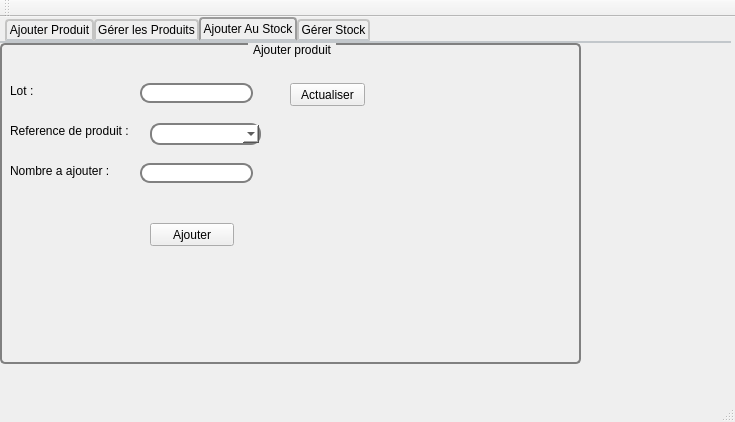
<?xml version="1.0" encoding="UTF-8"?>
<ui version="4.0">
 <class>MainWindow</class>
 <widget class="QMainWindow" name="MainWindow">
  <property name="geometry">
   <rect>
    <x>0</x>
    <y>0</y>
    <width>735</width>
    <height>422</height>
   </rect>
  </property>
  <property name="windowTitle">
   <string>Gestion des Produits</string>
  </property>
  <property name="styleSheet">
   <string notr="true"> QMenu {
     background-color: blue;
     margin: 2px; /* some spacing around the menu */
 }
 
 QMenu::item {
     padding: 2px 25px 2px 20px;
     border: 1px solid transparent; /* reserve space for selection border */
 }
 
 QMenu::item:selected {
     border-color: darkblue;
     background: rgba(100, 100, 100, 150);
 }
 
 QMenu::icon:checked { /* appearance of a 'checked' icon */
     background: gray;
     border: 1px inset gray;
     position: absolute;
     top: 1px;
     right: 1px;
     bottom: 1px;
     left: 1px;
 }
 
 QMenu::separator {
     height: 2px;
     background: lightblue;
     margin-left: 10px;
     margin-right: 5px;
 }
 
 QMenu::indicator {
     width: 13px;
     height: 13px;
 }
 
 /* non-exclusive indicator = check box style indicator (see QActionGroup::setExclusive) */
 QMenu::indicator:non-exclusive:unchecked {
     image: url(:/images/checkbox_unchecked.png);
 }
 
 QMenu::indicator:non-exclusive:unchecked:selected {
     image: url(:/images/checkbox_unchecked_hover.png);
 }
 
 QMenu::indicator:non-exclusive:checked {
     image: url(:/images/checkbox_checked.png);
 }
 
 QMenu::indicator:non-exclusive:checked:selected {
     image: url(:/images/checkbox_checked_hover.png);
 }
 
 /* exclusive indicator = radio button style indicator (see QActionGroup::setExclusive) */
 QMenu::indicator:exclusive:unchecked {
     image: url(:/images/radiobutton_unchecked.png);
 }
 
 QMenu::indicator:exclusive:unchecked:selected {
     image: url(:/images/radiobutton_unchecked_hover.png);
 }
 
 QMenu::indicator:exclusive:checked {
     image: url(:/images/radiobutton_checked.png);
 }
 
 QMenu::indicator:exclusive:checked:selected {
     image: url(:/images/radiobutton_checked_hover.png);
 }</string>
  </property>
  <widget class="QWidget" name="centralWidget">
   <widget class="QTabWidget" name="tabWidget">
    <property name="enabled">
     <bool>true</bool>
    </property>
    <property name="geometry">
     <rect>
      <x>0</x>
      <y>0</y>
      <width>731</width>
      <height>371</height>
     </rect>
    </property>
    <property name="styleSheet">
     <string notr="true"> QTabWidget::pane { /* The tab widget frame */
     border-top: 2px solid #C2C7CB;
 }
 
 QTabWidget::tab-bar {
     left: 5px; /* move to the right by 5px */
 }
 
 /* Style the tab using the tab sub-control. Note that
     it reads QTabBar _not_ QTabWidget */
 QTabBar::tab {
     background: qlineargradient(x1: 0, y1: 0, x2: 0, y2: 1,
                                 stop: 0 #E1E1E1, stop: 0.4 #DDDDDD,
                                 stop: 0.5 #D8D8D8, stop: 1.0 #D3D3D3);
     border: 2px solid #C4C4C3;
     border-bottom-color: #C2C7CB; /* same as the pane color */
     border-top-left-radius: 4px;
     border-top-right-radius: 4px;
     min-width: 8ex;
     padding: 2px;
 }
 
 QTabBar::tab:selected, QTabBar::tab:hover {
     background: qlineargradient(x1: 0, y1: 0, x2: 0, y2: 1,
                                 stop: 0 #fafafa, stop: 0.4 #f4f4f4,
                                 stop: 0.5 #e7e7e7, stop: 1.0 #fafafa);
 }
 
 QTabBar::tab:selected {
     border-color: #9B9B9B;
     border-bottom-color: #C2C7CB; /* same as pane color */
 }
 
 QTabBar::tab:!selected {
     margin-top: 2px; /* make non-selected tabs look smaller */
 }</string>
    </property>
    <property name="currentIndex">
     <number>2</number>
    </property>
    <widget class="QWidget" name="tab_1">
     <attribute name="title">
      <string>Ajouter Produit</string>
     </attribute>
     <widget class="QGroupBox" name="groupBox">
      <property name="geometry">
       <rect>
        <x>10</x>
        <y>10</y>
        <width>581</width>
        <height>321</height>
       </rect>
      </property>
      <property name="styleSheet">
       <string notr="true"> QGroupBox {
     background-color: qlineargradient(x1: 0, y1: 0, x2: 0, y2: 1,
                                       stop: 0 #E0E0E0, stop: 1 #FFFFFF);
     border: 2px solid gray;
     border-radius: 5px;
     margin-top: 1ex; /* leave space at the top for the title */
 }
 
 QGroupBox::title {
     subcontrol-origin: margin;
     subcontrol-position: top center; /* position at the top center */
     padding: 0 3px;
     background-color: qlineargradient(x1: 0, y1: 0, x2: 0, y2: 1,
                                       stop: 0 #FFOECE, stop: 1 #FFFFFF);
 }</string>
      </property>
      <property name="title">
       <string>Ajouter produit</string>
      </property>
      <widget class="QLabel" name="label">
       <property name="geometry">
        <rect>
         <x>10</x>
         <y>40</y>
         <width>71</width>
         <height>16</height>
        </rect>
       </property>
       <property name="text">
        <string>Réference :</string>
       </property>
      </widget>
      <widget class="QLabel" name="label_2">
       <property name="geometry">
        <rect>
         <x>10</x>
         <y>80</y>
         <width>47</width>
         <height>13</height>
        </rect>
       </property>
       <property name="text">
        <string>Libellé :</string>
       </property>
      </widget>
      <widget class="QLabel" name="label_3">
       <property name="geometry">
        <rect>
         <x>10</x>
         <y>120</y>
         <width>47</width>
         <height>13</height>
        </rect>
       </property>
       <property name="text">
        <string>Prix :</string>
       </property>
      </widget>
      <widget class="QLineEdit" name="pr_lib">
       <property name="geometry">
        <rect>
         <x>140</x>
         <y>80</y>
         <width>113</width>
         <height>20</height>
        </rect>
       </property>
       <property name="styleSheet">
        <string notr="true"> QLineEdit {
     border: 2px solid gray;
     border-radius: 10px;
     padding: 0 8px;
     background: white;
     selection-background-color: darkgray;
 }</string>
       </property>
      </widget>
      <widget class="QLineEdit" name="pr_prix">
       <property name="geometry">
        <rect>
         <x>140</x>
         <y>120</y>
         <width>113</width>
         <height>20</height>
        </rect>
       </property>
       <property name="styleSheet">
        <string notr="true"> QLineEdit {
     border: 2px solid gray;
     border-radius: 10px;
     padding: 0 8px;
     background: white;
     selection-background-color: darkgray;
 }</string>
       </property>
      </widget>
      <widget class="QLabel" name="label_4">
       <property name="geometry">
        <rect>
         <x>10</x>
         <y>160</y>
         <width>47</width>
         <height>13</height>
        </rect>
       </property>
       <property name="text">
        <string>Seuil :</string>
       </property>
      </widget>
      <widget class="QLineEdit" name="pr_seuil">
       <property name="geometry">
        <rect>
         <x>140</x>
         <y>160</y>
         <width>113</width>
         <height>20</height>
        </rect>
       </property>
       <property name="styleSheet">
        <string notr="true"> QLineEdit {
     border: 2px solid gray;
     border-radius: 10px;
     padding: 0 8px;
     background: white;
     selection-background-color: darkgray;
 }</string>
       </property>
      </widget>
      <widget class="QLineEdit" name="pr_descr">
       <property name="geometry">
        <rect>
         <x>140</x>
         <y>200</y>
         <width>113</width>
         <height>20</height>
        </rect>
       </property>
       <property name="styleSheet">
        <string notr="true"> QLineEdit {
     border: 2px solid gray;
     border-radius: 10px;
     padding: 0 8px;
     background: white;
     selection-background-color: darkgray;
 }</string>
       </property>
      </widget>
      <widget class="QLabel" name="label_5">
       <property name="geometry">
        <rect>
         <x>10</x>
         <y>200</y>
         <width>71</width>
         <height>16</height>
        </rect>
       </property>
       <property name="text">
        <string>Description :</string>
       </property>
      </widget>
      <widget class="QPushButton" name="pr_ajouter">
       <property name="geometry">
        <rect>
         <x>260</x>
         <y>230</y>
         <width>84</width>
         <height>23</height>
        </rect>
       </property>
       <property name="styleSheet">
        <string notr="true"> QPushButton {
     border: 2px solid #8f8f91;
     border-radius: 6px;
     background-color: qlineargradient(x1: 0, y1: 0, x2: 0, y2: 1,
                                       stop: 0 #f6f7fa, stop: 1 #dadbde);
     min-width: 80px;
 }
 QPushButton:pressed {
     background-color: qlineargradient(x1: 0, y1: 0, x2: 0, y2: 1,
                                       stop: 0 #dadbde, stop: 1 #f6f7fa);
 }
 
 QPushButton:flat {
     border: none; /* no border for a flat push button */
 }
 
 QPushButton:default {
     border-color: navy; /* make the default button prominent */
 }rgb(81, 69, 255)</string>
       </property>
       <property name="text">
        <string>Ajouter</string>
       </property>
      </widget>
      <widget class="QLineEdit" name="pr_ref">
       <property name="geometry">
        <rect>
         <x>140</x>
         <y>40</y>
         <width>113</width>
         <height>20</height>
        </rect>
       </property>
       <property name="styleSheet">
        <string notr="true"> QLineEdit {
     border: 2px solid gray;
     border-radius: 10px;
     padding: 0 8px;
     background: white;
     selection-background-color: darkgray;
 }</string>
       </property>
      </widget>
     </widget>
    </widget>
    <widget class="QWidget" name="tab_4">
     <attribute name="title">
      <string>Gérer les Produits</string>
     </attribute>
     <widget class="QTableView" name="tab_produit">
      <property name="geometry">
       <rect>
        <x>0</x>
        <y>10</y>
        <width>341</width>
        <height>311</height>
       </rect>
      </property>
      <property name="styleSheet">
       <string notr="true"> QTableView {
     selection-background-color: qlineargradient(x1: 0, y1: 0, x2: 0.5, y2: 0.5,
                                 stop: 0 #FF92BB, stop: 1 white);
 }
 QTableView QTableCornerButton::section {
     background: red;
     border: 2px outset red;
 }</string>
      </property>
     </widget>
     <widget class="QLabel" name="label_7">
      <property name="geometry">
       <rect>
        <x>360</x>
        <y>30</y>
        <width>61</width>
        <height>16</height>
       </rect>
      </property>
      <property name="text">
       <string>Reference</string>
      </property>
     </widget>
     <widget class="QLabel" name="label_8">
      <property name="geometry">
       <rect>
        <x>360</x>
        <y>70</y>
        <width>47</width>
        <height>14</height>
       </rect>
      </property>
      <property name="text">
       <string>Libelle</string>
      </property>
     </widget>
     <widget class="QLabel" name="label_9">
      <property name="geometry">
       <rect>
        <x>360</x>
        <y>110</y>
        <width>47</width>
        <height>14</height>
       </rect>
      </property>
      <property name="text">
       <string>Prix</string>
      </property>
     </widget>
     <widget class="QLabel" name="label_10">
      <property name="geometry">
       <rect>
        <x>360</x>
        <y>150</y>
        <width>47</width>
        <height>14</height>
       </rect>
      </property>
      <property name="text">
       <string>Seuil</string>
      </property>
     </widget>
     <widget class="QLabel" name="label_11">
      <property name="geometry">
       <rect>
        <x>360</x>
        <y>190</y>
        <width>61</width>
        <height>16</height>
       </rect>
      </property>
      <property name="text">
       <string>Description</string>
      </property>
     </widget>
     <widget class="QLineEdit" name="lineEdit_ref">
      <property name="geometry">
       <rect>
        <x>420</x>
        <y>30</y>
        <width>113</width>
        <height>20</height>
       </rect>
      </property>
      <property name="styleSheet">
       <string notr="true"> QLineEdit {
     border: 2px solid gray;
     border-radius: 10px;
     padding: 0 8px;
     background: white;
     selection-background-color: darkgray;
 }</string>
      </property>
     </widget>
     <widget class="QLineEdit" name="lineEdit_lib">
      <property name="geometry">
       <rect>
        <x>420</x>
        <y>70</y>
        <width>113</width>
        <height>20</height>
       </rect>
      </property>
      <property name="styleSheet">
       <string notr="true"> QLineEdit {
     border: 2px solid gray;
     border-radius: 10px;
     padding: 0 8px;
     background: white;
     selection-background-color: darkgray;
 }</string>
      </property>
     </widget>
     <widget class="QLineEdit" name="lineEdit_prix">
      <property name="geometry">
       <rect>
        <x>420</x>
        <y>110</y>
        <width>113</width>
        <height>20</height>
       </rect>
      </property>
      <property name="styleSheet">
       <string notr="true"> QLineEdit {
     border: 2px solid gray;
     border-radius: 10px;
     padding: 0 8px;
     background: white;
     selection-background-color: darkgray;
 }</string>
      </property>
     </widget>
     <widget class="QLineEdit" name="lineEdit_seuil">
      <property name="geometry">
       <rect>
        <x>420</x>
        <y>150</y>
        <width>113</width>
        <height>20</height>
       </rect>
      </property>
      <property name="styleSheet">
       <string notr="true"> QLineEdit {
     border: 2px solid gray;
     border-radius: 10px;
     padding: 0 8px;
     background: white;
     selection-background-color: darkgray;
 }</string>
      </property>
     </widget>
     <widget class="QLineEdit" name="lineEdit_descr">
      <property name="geometry">
       <rect>
        <x>420</x>
        <y>190</y>
        <width>113</width>
        <height>20</height>
       </rect>
      </property>
      <property name="styleSheet">
       <string notr="true"> QLineEdit {
     border: 2px solid gray;
     border-radius: 10px;
     padding: 0 8px;
     background: white;
     selection-background-color: darkgray;
 }</string>
      </property>
     </widget>
     <widget class="QPushButton" name="pushButton">
      <property name="geometry">
       <rect>
        <x>360</x>
        <y>240</y>
        <width>84</width>
        <height>23</height>
       </rect>
      </property>
      <property name="styleSheet">
       <string notr="true"> QPushButton {
     border: 2px solid #8f8f91;
     border-radius: 6px;
     background-color: qlineargradient(x1: 0, y1: 0, x2: 0, y2: 1,
                                       stop: 0 #f6f7fa, stop: 1 #dadbde);
     min-width: 80px;
 }
 QPushButton:pressed {
     background-color: qlineargradient(x1: 0, y1: 0, x2: 0, y2: 1,
                                       stop: 0 #dadbde, stop: 1 #f6f7fa);
 }
 
 QPushButton:flat {
     border: none; /* no border for a flat push button */
 }
 
 QPushButton:default {
     border-color: navy; /* make the default button prominent */
 }</string>
      </property>
      <property name="text">
       <string>Modifier</string>
      </property>
     </widget>
     <widget class="QPushButton" name="pr_supp">
      <property name="geometry">
       <rect>
        <x>470</x>
        <y>240</y>
        <width>84</width>
        <height>23</height>
       </rect>
      </property>
      <property name="styleSheet">
       <string notr="true"> QPushButton {
     border: 2px solid #8f8f91;
     border-radius: 6px;
     background-color: qlineargradient(x1: 0, y1: 0, x2: 0, y2: 1,
                                       stop: 0 #f6f7fa, stop: 1 #dadbde);
     min-width: 80px;
 }
 QPushButton:pressed {
     background-color: qlineargradient(x1: 0, y1: 0, x2: 0, y2: 1,
                                       stop: 0 #dadbde, stop: 1 #f6f7fa);
 }
 
 QPushButton:flat {
     border: none; /* no border for a flat push button */
 }
 
 QPushButton:default {
     border-color: navy; /* make the default button prominent */
 }</string>
      </property>
      <property name="text">
       <string>Supprimer</string>
      </property>
     </widget>
     <widget class="QLabel" name="label_6">
      <property name="geometry">
       <rect>
        <x>580</x>
        <y>30</y>
        <width>81</width>
        <height>16</height>
       </rect>
      </property>
      <property name="text">
       <string>Trier les produit</string>
      </property>
     </widget>
     <widget class="Line" name="line">
      <property name="geometry">
       <rect>
        <x>550</x>
        <y>20</y>
        <width>21</width>
        <height>291</height>
       </rect>
      </property>
      <property name="orientation">
       <enum>Qt::Vertical</enum>
      </property>
     </widget>
     <widget class="QComboBox" name="attributeBox">
      <property name="geometry">
       <rect>
        <x>610</x>
        <y>70</y>
        <width>81</width>
        <height>22</height>
       </rect>
      </property>
      <item>
       <property name="text">
        <string>Reference</string>
       </property>
      </item>
      <item>
       <property name="text">
        <string>Prix</string>
       </property>
      </item>
     </widget>
     <widget class="QLabel" name="label_12">
      <property name="geometry">
       <rect>
        <x>570</x>
        <y>70</y>
        <width>41</width>
        <height>16</height>
       </rect>
      </property>
      <property name="text">
       <string>Par:</string>
      </property>
     </widget>
     <widget class="QLabel" name="label_13">
      <property name="geometry">
       <rect>
        <x>570</x>
        <y>110</y>
        <width>41</width>
        <height>16</height>
       </rect>
      </property>
      <property name="text">
       <string>Ordre:</string>
      </property>
     </widget>
     <widget class="QComboBox" name="croissanceBox">
      <property name="geometry">
       <rect>
        <x>610</x>
        <y>110</y>
        <width>81</width>
        <height>22</height>
       </rect>
      </property>
      <item>
       <property name="text">
        <string>croissante</string>
       </property>
      </item>
      <item>
       <property name="text">
        <string>decroissante</string>
       </property>
      </item>
     </widget>
     <widget class="QPushButton" name="TriBTN">
      <property name="geometry">
       <rect>
        <x>590</x>
        <y>150</y>
        <width>84</width>
        <height>23</height>
       </rect>
      </property>
      <property name="styleSheet">
       <string notr="true"> QPushButton {
     border: 2px solid #8f8f91;
     border-radius: 6px;
     background-color: qlineargradient(x1: 0, y1: 0, x2: 0, y2: 1,
                                       stop: 0 #f6f7fa, stop: 1 #dadbde);
     min-width: 80px;
 }
 QPushButton:pressed {
     background-color: qlineargradient(x1: 0, y1: 0, x2: 0, y2: 1,
                                       stop: 0 #dadbde, stop: 1 #f6f7fa);
 }
 
 QPushButton:flat {
     border: none; /* no border for a flat push button */
 }
 
 QPushButton:default {
     border-color: navy; /* make the default button prominent */
 }</string>
      </property>
      <property name="text">
       <string>Trier</string>
      </property>
     </widget>
     <widget class="Line" name="line_2">
      <property name="geometry">
       <rect>
        <x>560</x>
        <y>190</y>
        <width>151</width>
        <height>16</height>
       </rect>
      </property>
      <property name="orientation">
       <enum>Qt::Horizontal</enum>
      </property>
     </widget>
     <widget class="QLabel" name="label_14">
      <property name="geometry">
       <rect>
        <x>580</x>
        <y>210</y>
        <width>121</width>
        <height>20</height>
       </rect>
      </property>
      <property name="text">
       <string>Rechercher un produit</string>
      </property>
     </widget>
     <widget class="QLabel" name="label_15">
      <property name="geometry">
       <rect>
        <x>570</x>
        <y>240</y>
        <width>61</width>
        <height>16</height>
       </rect>
      </property>
      <property name="text">
       <string>Reference:</string>
      </property>
     </widget>
     <widget class="QLineEdit" name="Ref_rech">
      <property name="geometry">
       <rect>
        <x>630</x>
        <y>240</y>
        <width>91</width>
        <height>20</height>
       </rect>
      </property>
      <property name="styleSheet">
       <string notr="true"> QLineEdit {
     border: 2px solid gray;
     border-radius: 10px;
     padding: 0 8px;
     background: white;
     selection-background-color: darkgray;
 }</string>
      </property>
     </widget>
     <widget class="QPushButton" name="RechercheBTN">
      <property name="geometry">
       <rect>
        <x>600</x>
        <y>280</y>
        <width>84</width>
        <height>23</height>
       </rect>
      </property>
      <property name="styleSheet">
       <string notr="true"> QPushButton {
     border: 2px solid #8f8f91;
     border-radius: 6px;
     background-color: qlineargradient(x1: 0, y1: 0, x2: 0, y2: 1,
                                       stop: 0 #f6f7fa, stop: 1 #dadbde);
     min-width: 80px;
 }
 QPushButton:pressed {
     background-color: qlineargradient(x1: 0, y1: 0, x2: 0, y2: 1,
                                       stop: 0 #dadbde, stop: 1 #f6f7fa);
 }
 
 QPushButton:flat {
     border: none; /* no border for a flat push button */
 }
 
 QPushButton:default {
     border-color: navy; /* make the default button prominent */
 }</string>
      </property>
      <property name="text">
       <string>Rechercher</string>
      </property>
     </widget>
     <widget class="QPushButton" name="pushButton_2">
      <property name="geometry">
       <rect>
        <x>340</x>
        <y>0</y>
        <width>61</width>
        <height>23</height>
       </rect>
      </property>
      <property name="text">
       <string>Actualiser</string>
      </property>
     </widget>
    </widget>
    <widget class="QWidget" name="tab">
     <attribute name="title">
      <string>Ajouter Au Stock</string>
     </attribute>
     <widget class="QGroupBox" name="groupBox_2">
      <property name="geometry">
       <rect>
        <x>0</x>
        <y>0</y>
        <width>581</width>
        <height>321</height>
       </rect>
      </property>
      <property name="styleSheet">
       <string notr="true"> QGroupBox {
     background-color: qlineargradient(x1: 0, y1: 0, x2: 0, y2: 1,
                                       stop: 0 #E0E0E0, stop: 1 #FFFFFF);
     border: 2px solid gray;
     border-radius: 5px;
     margin-top: 1ex; /* leave space at the top for the title */
 }
 
 QGroupBox::title {
     subcontrol-origin: margin;
     subcontrol-position: top center; /* position at the top center */
     padding: 0 3px;
     background-color: qlineargradient(x1: 0, y1: 0, x2: 0, y2: 1,
                                       stop: 0 #FFOECE, stop: 1 #FFFFFF);
 }</string>
      </property>
      <property name="title">
       <string>Ajouter produit</string>
      </property>
      <widget class="QLabel" name="label_16">
       <property name="geometry">
        <rect>
         <x>10</x>
         <y>40</y>
         <width>71</width>
         <height>16</height>
        </rect>
       </property>
       <property name="text">
        <string>Lot :</string>
       </property>
      </widget>
      <widget class="QLabel" name="label_17">
       <property name="geometry">
        <rect>
         <x>10</x>
         <y>80</y>
         <width>121</width>
         <height>16</height>
        </rect>
       </property>
       <property name="text">
        <string>Reference de produit :</string>
       </property>
      </widget>
      <widget class="QLabel" name="label_18">
       <property name="geometry">
        <rect>
         <x>10</x>
         <y>120</y>
         <width>111</width>
         <height>16</height>
        </rect>
       </property>
       <property name="text">
        <string>Nombre a ajouter :</string>
       </property>
      </widget>
      <widget class="QLineEdit" name="st_nbr">
       <property name="geometry">
        <rect>
         <x>140</x>
         <y>120</y>
         <width>113</width>
         <height>20</height>
        </rect>
       </property>
       <property name="styleSheet">
        <string notr="true"> QLineEdit {
     border: 2px solid gray;
     border-radius: 10px;
     padding: 0 8px;
     background: white;
     selection-background-color: darkgray;
 }</string>
       </property>
      </widget>
      <widget class="QPushButton" name="ajouter_stock">
       <property name="geometry">
        <rect>
         <x>150</x>
         <y>180</y>
         <width>84</width>
         <height>23</height>
        </rect>
       </property>
       <property name="styleSheet">
        <string notr="true"> QPushButton {
     border: 2px solid #8f8f91;
     border-radius: 6px;
     background-color: qlineargradient(x1: 0, y1: 0, x2: 0, y2: 1,
                                       stop: 0 #f6f7fa, stop: 1 #dadbde);
     min-width: 80px;
 }
 QPushButton:pressed {
     background-color: qlineargradient(x1: 0, y1: 0, x2: 0, y2: 1,
                                       stop: 0 #dadbde, stop: 1 #f6f7fa);
 }
 
 QPushButton:flat {
     border: none; /* no border for a flat push button */
 }
 
 QPushButton:default {
     border-color: navy; /* make the default button prominent */
 }rgb(81, 69, 255)</string>
       </property>
       <property name="text">
        <string>Ajouter</string>
       </property>
      </widget>
      <widget class="QLineEdit" name="st_lot">
       <property name="geometry">
        <rect>
         <x>140</x>
         <y>40</y>
         <width>113</width>
         <height>20</height>
        </rect>
       </property>
       <property name="styleSheet">
        <string notr="true"> QLineEdit {
     border: 2px solid gray;
     border-radius: 10px;
     padding: 0 8px;
     background: white;
     selection-background-color: darkgray;
 }</string>
       </property>
      </widget>
      <widget class="QComboBox" name="ref_p">
       <property name="geometry">
        <rect>
         <x>150</x>
         <y>80</y>
         <width>111</width>
         <height>22</height>
        </rect>
       </property>
       <property name="styleSheet">
        <string notr="true">QComboBox {
     border: 2px solid gray;
     border-radius: 10px;
     padding: 0 8px;
     background: white;
     selection-background-color: darkgray;
 }</string>
       </property>
      </widget>
      <widget class="QPushButton" name="pushButton_3">
       <property name="geometry">
        <rect>
         <x>290</x>
         <y>40</y>
         <width>75</width>
         <height>23</height>
        </rect>
       </property>
       <property name="text">
        <string>Actualiser</string>
       </property>
      </widget>
     </widget>
    </widget>
    <widget class="QWidget" name="tab_2">
     <attribute name="title">
      <string>Gérer Stock</string>
     </attribute>
     <widget class="QGroupBox" name="groupBox_3">
      <property name="geometry">
       <rect>
        <x>0</x>
        <y>0</y>
        <width>721</width>
        <height>341</height>
       </rect>
      </property>
      <property name="styleSheet">
       <string notr="true"> QGroupBox {
     background-color: qlineargradient(x1: 0, y1: 0, x2: 0, y2: 1,
                                       stop: 0 #E0E0E0, stop: 1 #FFFFFF);
     border: 2px solid gray;
     border-radius: 5px;
     margin-top: 1ex; /* leave space at the top for the title */
 }
 
 QGroupBox::title {
     subcontrol-origin: margin;
     subcontrol-position: top center; /* position at the top center */
     padding: 0 3px;
     background-color: qlineargradient(x1: 0, y1: 0, x2: 0, y2: 1,
                                       stop: 0 #FFOECE, stop: 1 #FFFFFF);
 }</string>
      </property>
      <property name="title">
       <string>Gérer Stock</string>
      </property>
      <widget class="QLabel" name="label_19">
       <property name="geometry">
        <rect>
         <x>300</x>
         <y>50</y>
         <width>71</width>
         <height>16</height>
        </rect>
       </property>
       <property name="text">
        <string>Lot :</string>
       </property>
      </widget>
      <widget class="QLabel" name="label_20">
       <property name="geometry">
        <rect>
         <x>240</x>
         <y>90</y>
         <width>121</width>
         <height>16</height>
        </rect>
       </property>
       <property name="text">
        <string>Reference de produit :</string>
       </property>
      </widget>
      <widget class="QLabel" name="label_21">
       <property name="geometry">
        <rect>
         <x>250</x>
         <y>130</y>
         <width>111</width>
         <height>16</height>
        </rect>
       </property>
       <property name="text">
        <string>Nombre a ajouter :</string>
       </property>
      </widget>
      <widget class="QLineEdit" name="line_lot">
       <property name="geometry">
        <rect>
         <x>370</x>
         <y>50</y>
         <width>113</width>
         <height>20</height>
        </rect>
       </property>
       <property name="styleSheet">
        <string notr="true"> QLineEdit {
     border: 2px solid gray;
     border-radius: 10px;
     padding: 0 8px;
     background: white;
     selection-background-color: darkgray;
 }</string>
       </property>
      </widget>
      <widget class="QLineEdit" name="line_nbr">
       <property name="geometry">
        <rect>
         <x>370</x>
         <y>130</y>
         <width>113</width>
         <height>20</height>
        </rect>
       </property>
       <property name="styleSheet">
        <string notr="true"> QLineEdit {
     border: 2px solid gray;
     border-radius: 10px;
     padding: 0 8px;
     background: white;
     selection-background-color: darkgray;
 }</string>
       </property>
      </widget>
      <widget class="QComboBox" name="combo_ref">
       <property name="geometry">
        <rect>
         <x>370</x>
         <y>90</y>
         <width>111</width>
         <height>22</height>
        </rect>
       </property>
       <property name="styleSheet">
        <string notr="true">QComboBox {
     border: 2px solid gray;
     border-radius: 10px;
     padding: 0 8px;
     background: white;
     selection-background-color: darkgray;
 }</string>
       </property>
      </widget>
      <widget class="QPushButton" name="pushButton_4">
       <property name="geometry">
        <rect>
         <x>280</x>
         <y>190</y>
         <width>84</width>
         <height>23</height>
        </rect>
       </property>
       <property name="styleSheet">
        <string notr="true"> QPushButton {
     border: 2px solid #8f8f91;
     border-radius: 6px;
     background-color: qlineargradient(x1: 0, y1: 0, x2: 0, y2: 1,
                                       stop: 0 #f6f7fa, stop: 1 #dadbde);
     min-width: 80px;
 }
 QPushButton:pressed {
     background-color: qlineargradient(x1: 0, y1: 0, x2: 0, y2: 1,
                                       stop: 0 #dadbde, stop: 1 #f6f7fa);
 }
 
 QPushButton:flat {
     border: none; /* no border for a flat push button */
 }
 
 QPushButton:default {
     border-color: navy; /* make the default button prominent */
 }</string>
       </property>
       <property name="text">
        <string>Modifier</string>
       </property>
      </widget>
      <widget class="QPushButton" name="pushButton_5">
       <property name="geometry">
        <rect>
         <x>400</x>
         <y>190</y>
         <width>84</width>
         <height>23</height>
        </rect>
       </property>
       <property name="styleSheet">
        <string notr="true"> QPushButton {
     border: 2px solid #8f8f91;
     border-radius: 6px;
     background-color: qlineargradient(x1: 0, y1: 0, x2: 0, y2: 1,
                                       stop: 0 #f6f7fa, stop: 1 #dadbde);
     min-width: 80px;
 }
 QPushButton:pressed {
     background-color: qlineargradient(x1: 0, y1: 0, x2: 0, y2: 1,
                                       stop: 0 #dadbde, stop: 1 #f6f7fa);
 }
 
 QPushButton:flat {
     border: none; /* no border for a flat push button */
 }
 
 QPushButton:default {
     border-color: navy; /* make the default button prominent */
 }</string>
       </property>
       <property name="text">
        <string>Supprimer</string>
       </property>
      </widget>
      <widget class="QTableView" name="tab_Stock">
       <property name="geometry">
        <rect>
         <x>0</x>
         <y>10</y>
         <width>231</width>
         <height>321</height>
        </rect>
       </property>
       <property name="styleSheet">
        <string notr="true"> QTableView {
     selection-background-color: qlineargradient(x1: 0, y1: 0, x2: 0.5, y2: 0.5,
                                 stop: 0 #FF92BB, stop: 1 white);
 }
 QTableView QTableCornerButton::section {
     background: red;
     border: 2px outset red;
 }</string>
       </property>
      </widget>
     </widget>
    </widget>
   </widget>
  </widget>
  <widget class="QMenuBar" name="menuBar">
   <property name="geometry">
    <rect>
     <x>0</x>
     <y>0</y>
     <width>735</width>
     <height>22</height>
    </rect>
   </property>
  </widget>
  <widget class="QToolBar" name="mainToolBar">
   <attribute name="toolBarArea">
    <enum>TopToolBarArea</enum>
   </attribute>
   <attribute name="toolBarBreak">
    <bool>false</bool>
   </attribute>
  </widget>
  <widget class="QStatusBar" name="statusBar"/>
 </widget>
 <layoutdefault spacing="6" margin="11"/>
 <resources/>
 <connections/>
</ui>
